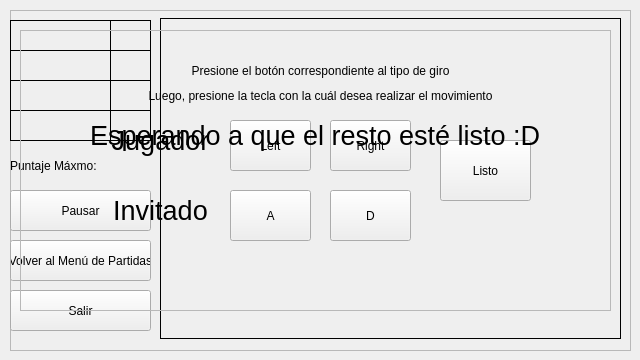
<?xml version="1.0" encoding="UTF-8"?>
<ui version="4.0">
 <class>VentanaJuego</class>
 <widget class="QWidget" name="VentanaJuego">
  <property name="geometry">
   <rect>
    <x>0</x>
    <y>0</y>
    <width>640</width>
    <height>360</height>
   </rect>
  </property>
  <property name="windowTitle">
   <string>DCCurve</string>
  </property>
  <widget class="QFrame" name="grupo_elegir_teclas">
   <property name="geometry">
    <rect>
     <x>20</x>
     <y>30</y>
     <width>591</width>
     <height>281</height>
    </rect>
   </property>
   <property name="frameShape">
    <enum>QFrame::StyledPanel</enum>
   </property>
   <property name="frameShadow">
    <enum>QFrame::Raised</enum>
   </property>
   <widget class="QLabel" name="text_titulo_jugador">
    <property name="geometry">
     <rect>
      <x>90</x>
      <y>90</y>
      <width>101</width>
      <height>41</height>
     </rect>
    </property>
    <property name="font">
     <font>
      <pointsize>20</pointsize>
     </font>
    </property>
    <property name="text">
     <string>Jugador</string>
    </property>
    <property name="alignment">
     <set>Qt::AlignCenter</set>
    </property>
   </widget>
   <widget class="QLabel" name="text_indicaciones_1">
    <property name="geometry">
     <rect>
      <x>-20</x>
      <y>20</y>
      <width>641</width>
      <height>41</height>
     </rect>
    </property>
    <property name="text">
     <string>Presione el botón correspondiente al tipo de giro</string>
    </property>
    <property name="alignment">
     <set>Qt::AlignCenter</set>
    </property>
   </widget>
   <widget class="QPushButton" name="button_izquierda_jugador">
    <property name="geometry">
     <rect>
      <x>210</x>
      <y>90</y>
      <width>81</width>
      <height>51</height>
     </rect>
    </property>
    <property name="text">
     <string>Left</string>
    </property>
   </widget>
   <widget class="QLabel" name="text_indicaciones_2">
    <property name="geometry">
     <rect>
      <x>-20</x>
      <y>50</y>
      <width>641</width>
      <height>31</height>
     </rect>
    </property>
    <property name="text">
     <string>Luego, presione la tecla con la cuál desea realizar el movimiento</string>
    </property>
    <property name="alignment">
     <set>Qt::AlignCenter</set>
    </property>
   </widget>
   <widget class="QPushButton" name="button_derecha_jugador">
    <property name="geometry">
     <rect>
      <x>310</x>
      <y>90</y>
      <width>81</width>
      <height>51</height>
     </rect>
    </property>
    <property name="text">
     <string>Right</string>
    </property>
   </widget>
   <widget class="QPushButton" name="button_derecha_invitado">
    <property name="geometry">
     <rect>
      <x>310</x>
      <y>160</y>
      <width>81</width>
      <height>51</height>
     </rect>
    </property>
    <property name="text">
     <string>D</string>
    </property>
   </widget>
   <widget class="QLabel" name="text_titulo_invitado">
    <property name="geometry">
     <rect>
      <x>90</x>
      <y>160</y>
      <width>101</width>
      <height>41</height>
     </rect>
    </property>
    <property name="font">
     <font>
      <pointsize>20</pointsize>
     </font>
    </property>
    <property name="text">
     <string>Invitado</string>
    </property>
    <property name="alignment">
     <set>Qt::AlignCenter</set>
    </property>
   </widget>
   <widget class="QPushButton" name="button_listo_teclas">
    <property name="geometry">
     <rect>
      <x>420</x>
      <y>110</y>
      <width>91</width>
      <height>61</height>
     </rect>
    </property>
    <property name="text">
     <string>Listo</string>
    </property>
   </widget>
   <widget class="QPushButton" name="button_izquierda_invitado">
    <property name="geometry">
     <rect>
      <x>210</x>
      <y>160</y>
      <width>81</width>
      <height>51</height>
     </rect>
    </property>
    <property name="text">
     <string>A</string>
    </property>
   </widget>
   <zorder>game_zone</zorder>
   <zorder>game_zone</zorder>
   <zorder>game_zone</zorder>
   <zorder>game_zone</zorder>
   <zorder>text_titulo_jugador</zorder>
   <zorder>text_indicaciones_1</zorder>
   <zorder>button_izquierda_jugador</zorder>
   <zorder>text_indicaciones_2</zorder>
   <zorder>button_derecha_jugador</zorder>
   <zorder>button_derecha_invitado</zorder>
   <zorder>text_titulo_invitado</zorder>
   <zorder>button_listo_teclas</zorder>
   <zorder>button_izquierda_invitado</zorder>
   <zorder>espacio_cargar</zorder>
   <zorder>grupo_juego</zorder>
   <zorder>fondo_elegir_teclas</zorder>
  </widget>
  <widget class="QLabel" name="fondo_elegir_teclas">
   <property name="geometry">
    <rect>
     <x>20</x>
     <y>20</y>
     <width>601</width>
     <height>320</height>
    </rect>
   </property>
   <property name="text">
    <string/>
   </property>
  </widget>
  <widget class="QLabel" name="text_esperando">
   <property name="geometry">
    <rect>
     <x>90</x>
     <y>100</y>
     <width>491</width>
     <height>71</height>
    </rect>
   </property>
   <property name="font">
    <font>
     <pointsize>20</pointsize>
    </font>
   </property>
   <property name="text">
    <string>Esperando a que el resto esté listo :D</string>
   </property>
  </widget>
  <widget class="QFrame" name="grupo_juego">
   <property name="geometry">
    <rect>
     <x>10</x>
     <y>10</y>
     <width>621</width>
     <height>341</height>
    </rect>
   </property>
   <property name="frameShape">
    <enum>QFrame::StyledPanel</enum>
   </property>
   <property name="frameShadow">
    <enum>QFrame::Raised</enum>
   </property>
   <widget class="QLabel" name="game_zone">
    <property name="geometry">
     <rect>
      <x>150</x>
      <y>8</y>
      <width>461</width>
      <height>321</height>
     </rect>
    </property>
    <property name="frameShape">
     <enum>QFrame::Box</enum>
    </property>
    <property name="text">
     <string/>
    </property>
   </widget>
   <widget class="QPushButton" name="button_nueva_partida">
    <property name="geometry">
     <rect>
      <x>0</x>
      <y>230</y>
      <width>141</width>
      <height>41</height>
     </rect>
    </property>
    <property name="text">
     <string>Volver al Menú de Partidas</string>
    </property>
   </widget>
   <widget class="QPushButton" name="button_pausa">
    <property name="geometry">
     <rect>
      <x>0</x>
      <y>180</y>
      <width>141</width>
      <height>41</height>
     </rect>
    </property>
    <property name="text">
     <string>Pausar</string>
    </property>
   </widget>
   <widget class="QLabel" name="text_puntaje_3">
    <property name="geometry">
     <rect>
      <x>100</x>
      <y>70</y>
      <width>41</width>
      <height>31</height>
     </rect>
    </property>
    <property name="frameShape">
     <enum>QFrame::Box</enum>
    </property>
    <property name="text">
     <string/>
    </property>
   </widget>
   <widget class="QLabel" name="text_puntaje_4">
    <property name="geometry">
     <rect>
      <x>100</x>
      <y>100</y>
      <width>41</width>
      <height>31</height>
     </rect>
    </property>
    <property name="frameShape">
     <enum>QFrame::Box</enum>
    </property>
    <property name="text">
     <string/>
    </property>
   </widget>
   <widget class="QLabel" name="text_jugador_1">
    <property name="geometry">
     <rect>
      <x>0</x>
      <y>10</y>
      <width>141</width>
      <height>31</height>
     </rect>
    </property>
    <property name="frameShape">
     <enum>QFrame::Box</enum>
    </property>
    <property name="text">
     <string/>
    </property>
   </widget>
   <widget class="QLabel" name="text_jugador_3">
    <property name="geometry">
     <rect>
      <x>0</x>
      <y>70</y>
      <width>141</width>
      <height>31</height>
     </rect>
    </property>
    <property name="frameShape">
     <enum>QFrame::Box</enum>
    </property>
    <property name="text">
     <string/>
    </property>
   </widget>
   <widget class="QLabel" name="text_jugador_2">
    <property name="geometry">
     <rect>
      <x>0</x>
      <y>40</y>
      <width>141</width>
      <height>31</height>
     </rect>
    </property>
    <property name="frameShape">
     <enum>QFrame::Box</enum>
    </property>
    <property name="text">
     <string/>
    </property>
   </widget>
   <widget class="QLabel" name="text_jugador_4">
    <property name="geometry">
     <rect>
      <x>0</x>
      <y>100</y>
      <width>141</width>
      <height>31</height>
     </rect>
    </property>
    <property name="frameShape">
     <enum>QFrame::Box</enum>
    </property>
    <property name="text">
     <string/>
    </property>
   </widget>
   <widget class="QLabel" name="text_puntaje_2">
    <property name="geometry">
     <rect>
      <x>100</x>
      <y>40</y>
      <width>41</width>
      <height>31</height>
     </rect>
    </property>
    <property name="frameShape">
     <enum>QFrame::Box</enum>
    </property>
    <property name="text">
     <string/>
    </property>
   </widget>
   <widget class="QLabel" name="text_puntaje_1">
    <property name="geometry">
     <rect>
      <x>100</x>
      <y>10</y>
      <width>41</width>
      <height>31</height>
     </rect>
    </property>
    <property name="frameShape">
     <enum>QFrame::Box</enum>
    </property>
    <property name="text">
     <string/>
    </property>
   </widget>
   <widget class="QPushButton" name="button_salir">
    <property name="geometry">
     <rect>
      <x>0</x>
      <y>280</y>
      <width>141</width>
      <height>41</height>
     </rect>
    </property>
    <property name="text">
     <string>Salir</string>
    </property>
   </widget>
   <widget class="QLabel" name="text_puntaje_max">
    <property name="geometry">
     <rect>
      <x>0</x>
      <y>140</y>
      <width>141</width>
      <height>31</height>
     </rect>
    </property>
    <property name="text">
     <string>Puntaje Máxmo: </string>
    </property>
   </widget>
   <zorder>grupo_elegir_teclas</zorder>
   <zorder>grupo_elegir_teclas</zorder>
   <zorder>grupo_elegir_teclas</zorder>
   <zorder>game_zone</zorder>
   <zorder>button_nueva_partida</zorder>
   <zorder>button_pausa</zorder>
   <zorder>text_puntaje_3</zorder>
   <zorder>text_puntaje_4</zorder>
   <zorder>text_jugador_1</zorder>
   <zorder>text_jugador_3</zorder>
   <zorder>text_jugador_2</zorder>
   <zorder>text_jugador_4</zorder>
   <zorder>text_puntaje_2</zorder>
   <zorder>text_puntaje_1</zorder>
   <zorder>button_salir</zorder>
   <zorder>text_puntaje_max</zorder>
  </widget>
  <widget class="QLabel" name="label_1">
   <property name="geometry">
    <rect>
     <x>480</x>
     <y>320</y>
     <width>6</width>
     <height>6</height>
    </rect>
   </property>
   <property name="frameShape">
    <enum>QFrame::NoFrame</enum>
   </property>
   <property name="text">
    <string/>
   </property>
   <property name="alignment">
    <set>Qt::AlignCenter</set>
   </property>
  </widget>
  <widget class="QLabel" name="label_2">
   <property name="geometry">
    <rect>
     <x>510</x>
     <y>320</y>
     <width>6</width>
     <height>6</height>
    </rect>
   </property>
   <property name="frameShape">
    <enum>QFrame::NoFrame</enum>
   </property>
   <property name="text">
    <string/>
   </property>
   <property name="alignment">
    <set>Qt::AlignCenter</set>
   </property>
  </widget>
  <widget class="QLabel" name="label_3">
   <property name="geometry">
    <rect>
     <x>550</x>
     <y>320</y>
     <width>6</width>
     <height>6</height>
    </rect>
   </property>
   <property name="frameShape">
    <enum>QFrame::NoFrame</enum>
   </property>
   <property name="text">
    <string/>
   </property>
   <property name="alignment">
    <set>Qt::AlignCenter</set>
   </property>
  </widget>
  <widget class="QLabel" name="label_4">
   <property name="geometry">
    <rect>
     <x>590</x>
     <y>320</y>
     <width>6</width>
     <height>6</height>
    </rect>
   </property>
   <property name="frameShape">
    <enum>QFrame::NoFrame</enum>
   </property>
   <property name="text">
    <string/>
   </property>
   <property name="alignment">
    <set>Qt::AlignCenter</set>
   </property>
  </widget>
  <widget class="QLabel" name="label_poder_1">
   <property name="geometry">
    <rect>
     <x>100</x>
     <y>330</y>
     <width>12</width>
     <height>12</height>
    </rect>
   </property>
   <property name="frameShape">
    <enum>QFrame::NoFrame</enum>
   </property>
   <property name="text">
    <string/>
   </property>
   <property name="alignment">
    <set>Qt::AlignCenter</set>
   </property>
  </widget>
  <widget class="QLabel" name="label_poder_2">
   <property name="geometry">
    <rect>
     <x>140</x>
     <y>330</y>
     <width>12</width>
     <height>12</height>
    </rect>
   </property>
   <property name="frameShape">
    <enum>QFrame::NoFrame</enum>
   </property>
   <property name="text">
    <string/>
   </property>
   <property name="alignment">
    <set>Qt::AlignCenter</set>
   </property>
  </widget>
  <widget class="QLabel" name="label_poder_3">
   <property name="geometry">
    <rect>
     <x>30</x>
     <y>330</y>
     <width>12</width>
     <height>12</height>
    </rect>
   </property>
   <property name="frameShape">
    <enum>QFrame::NoFrame</enum>
   </property>
   <property name="text">
    <string/>
   </property>
   <property name="alignment">
    <set>Qt::AlignCenter</set>
   </property>
  </widget>
  <widget class="QLabel" name="label_poder_4">
   <property name="geometry">
    <rect>
     <x>60</x>
     <y>330</y>
     <width>12</width>
     <height>12</height>
    </rect>
   </property>
   <property name="frameShape">
    <enum>QFrame::NoFrame</enum>
   </property>
   <property name="text">
    <string/>
   </property>
   <property name="alignment">
    <set>Qt::AlignCenter</set>
   </property>
  </widget>
  <zorder>grupo_juego</zorder>
  <zorder>fondo_elegir_teclas</zorder>
  <zorder>grupo_elegir_teclas</zorder>
  <zorder>text_indicaciones_1</zorder>
  <zorder>text_esperando</zorder>
  <zorder>label_3</zorder>
  <zorder>label_4</zorder>
  <zorder>label_1</zorder>
  <zorder>label_2</zorder>
  <zorder>label_poder_1</zorder>
  <zorder>label_poder_2</zorder>
  <zorder>label_poder_3</zorder>
  <zorder>label_poder_4</zorder>
 </widget>
 <resources/>
 <connections/>
</ui>
